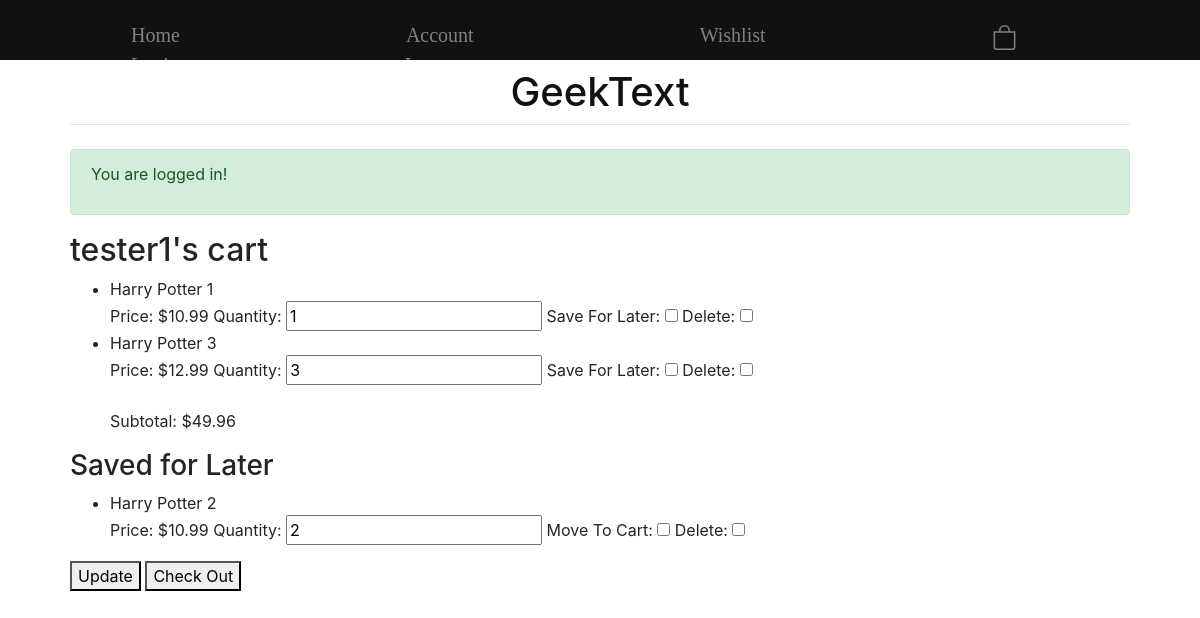
The page /ShoppingCart/ (signed in) on the database its author committed.
### onlinelibrary/models.py (models this page shows, shortened)
class ShoppingCart(models.Model):
    user = models.OneToOneField(User, on_delete=models.CASCADE, related_name="shoppingcart", null=True)
    def __str__(self):
        return str(self.user.username) + "'s cart"
    def createshoppingcart(sender, instance, created, **kwargs):
        if created:
            userid = instance.id
            ShoppingCart.objects.create(user=instance, id=userid)
            print('ShoppingCart Created!')
    post_save.connect(createshoppingcart, sender=User)

class ShoppingCartItem(models.Model):
    shoppingcart = models.ForeignKey(ShoppingCart, on_delete=models.CASCADE)
    book = models.ForeignKey(Book, on_delete=models.CASCADE)
    quantity = models.IntegerField()
    ordered = models.BooleanField(default=False)
    addedon = models.DateField(auto_now_add=True)
    purchasedby = models.DateField(auto_now=True)
    savedforlater = models.BooleanField(default=False)
    def __str__(self):
        return self.book.title
    def total(self):
        return round(self.quantity * self.book.getprice(), 2)

class Book(models.Model):
    title = models.CharField(max_length=200)
    price = models.DecimalField(max_digits=20, decimal_places=2, default=0.00)
    def getprice(self):
        return self.price

### onlinelibrary/views.py (the view)
# urls.py: path("ShoppingCart/", views.shoppingcartview, name="ShoppingCart"),
def shoppingcartview(response):
    userid = response.user.id
    cart = ShoppingCart.objects.get(id=userid)
    if cart == response.user.shoppingcart:
        total = 0
        for item in cart.shoppingcartitem_set.all():
            if not item.savedforlater and not item.ordered:
                total = total + item.total()
        return render(response, "onlinelibrary/shoppingcart.html", {"cart": cart, "total": total})
    message = "You tried to access an unautharized shopping cart"
    return render(response, "onlinelibrary/home.html", {"message": message})

### onlinelibrary/templates/onlinelibrary/shoppingcart.html (shortened to what this page needs)
{%  extends 'onlinelibrary/base.html' %}
{% load static %}
{% block content %}
    <h2>{{ cart }}</h2>
        <form action="" method="post">
            <ul>
                {% for item in cart.shoppingcartitem_set.all %}
                        {% if item.savedforlater == False and item.ordered == False and item.quantity > 0 %}
                            <li>
                                {{ item }}
                                <br>
                                Price: ${{ item.book.getprice }}
                                Quantity: <input type="number" min="0" value={{ item.quantity }} name="updatequantityitemid{{ item.id }}">
                                Save For Later: <input type="checkbox" value="clickedsaveforlater" name="clickedsaveforlater{{ item.id }}">
                                Delete: <input type="checkbox" value="checkeddelete" name="checkeddelete{{ item.id }}">
                            </li>
                        {%  endif %}
                {% endfor %}
                <br>
                Subtotal: ${{ total }}
            </ul>
            <h3>Saved for Later</h3>
            <ul>
                {% for item in cart.shoppingcartitem_set.all %}
                    {% if item.savedforlater == True and item.ordered == False and item.quantity > 0 %}
                        <li>
                            {{ item }}
                            <br>
                            Price: ${{ item.book.getprice }}
                            Quantity: <input type="number" min="0" value={{ item.quantity }} name="updatequantityitemsavedforlaterid{{ item.id }}">
                            Move To Cart: <input type="checkbox" value="checkedmovetocart" name="checkedmovetocart{{ item.id }}">
                            Delete: <input type="checkbox" value="checkeddelete" name="checkeddeletesavedforlater{{ item.id }}">
                        </li>
                    {%  endif %}
                {% endfor %}
            </ul>
            <button type="submit", name="update", value="update">Update</button>
            <button type="submit", name="checkout", value="checkout">Check Out</button>
        </form>
{%  endblock %}

### onlinelibrary/templates/onlinelibrary/base.html (shortened to what this page needs)
<!DOCTYPE html>
<html lang="en">
    <head>
        <link rel="stylesheet" href="https://stackpath.bootstrapcdn.com/bootstrap/4.3.1/css/bootstrap.min.css">
        {% load static %}
        <link rel="stylesheet" type="text/css" href="{% static 'onlinelibrary/style.css' %}">
    </head>
    <body>
        <div class="topnav">
            {% if user.is_authenticated %}
              <a class="nav-link" href="/">Home</a>
              <a class="nav-link" href="/">Account</a>
              <a class="nav-link" href="/">Wishlist</a>
              <a class="nav-link" href="/ShoppingCart"><svg xmlns="http://www.w3.org/2000/svg" width="25" height="25" fill="currentColor" class="bi bi-bag" viewBox="0 0 16 16">
  <path d="M8 1a2.5 2.5 0 0 1 2.5 2.5V4h-5v-.5A2.5 2.5 0 0 1 8 1zm3.5 3v-.5a3.5 3.5 0 1 0-7 0V4H1v10a2 2 0 0 0 2 2h10a2 2 0 0 0 2-2V4h-3.5zM2 5h12v9a1 1 0 0 1-1 1H3a1 1 0 0 1-1-1V5z"/>
</svg></a>
              <a class="nav-link" href="/login">Login</a>
              <a class="nav-link" href="/logout">Logout</a>
            {% endif %}
        </div>
        <div id="content", name="content", class="main">
            <div class="row justify-content-center">
                <div class="col-8">
                    <h1 class="mt-2">GeekText</h1>
                </div>
            </div>
            <hr class="mt-0 mb-4">
                {% if user.is_authenticated %}
                    <div class="main-content">
                        <div class="alert alert-success" role="alert">
                            <p>You are logged in!</p>
                        </div>
                        {% block content %}
                        {% endblock %}
                    </div>
                {% else %}
                    {% block notloggin %}
                    {% endblock %}
                {% endif %}
        </div>
    </body>
</html>

### onlinelibrary/static/onlinelibrary/style.css (style rules this page uses)
.mt-2 { color: #111 ; }
.topnav { font-family: Silom ; width: 100% ; height: 60px ; position: fixed ; z-index: 1 ; top: 0 ; background-color: #111 ; overflow-y: hidden ; padding: 20px ; }
.topnav a { padding:14px 111px; text-decoration: none; font-family: Silom; font-size: 20px; color: #818181; display: inline; }
.main { margin-top: 60px; padding: 0px 70px; }
.col-8 { text-align: center; padding: 0px 10px ; }
.main-content { margin-left: 0px; }

### rows shown on the page
ShoppingCart: user.username "tester1's cart"
ShoppingCartItem: book.title "Harry Potter 1", book.getprice "10.99", quantity "1"
ShoppingCartItem: book.title "Harry Potter 3", book.getprice "12.99", quantity "3"
ShoppingCartItem: book.title "Harry Potter 2", book.getprice "10.99", quantity "2"

### other values the page prints
{{ total }} "49.96"
